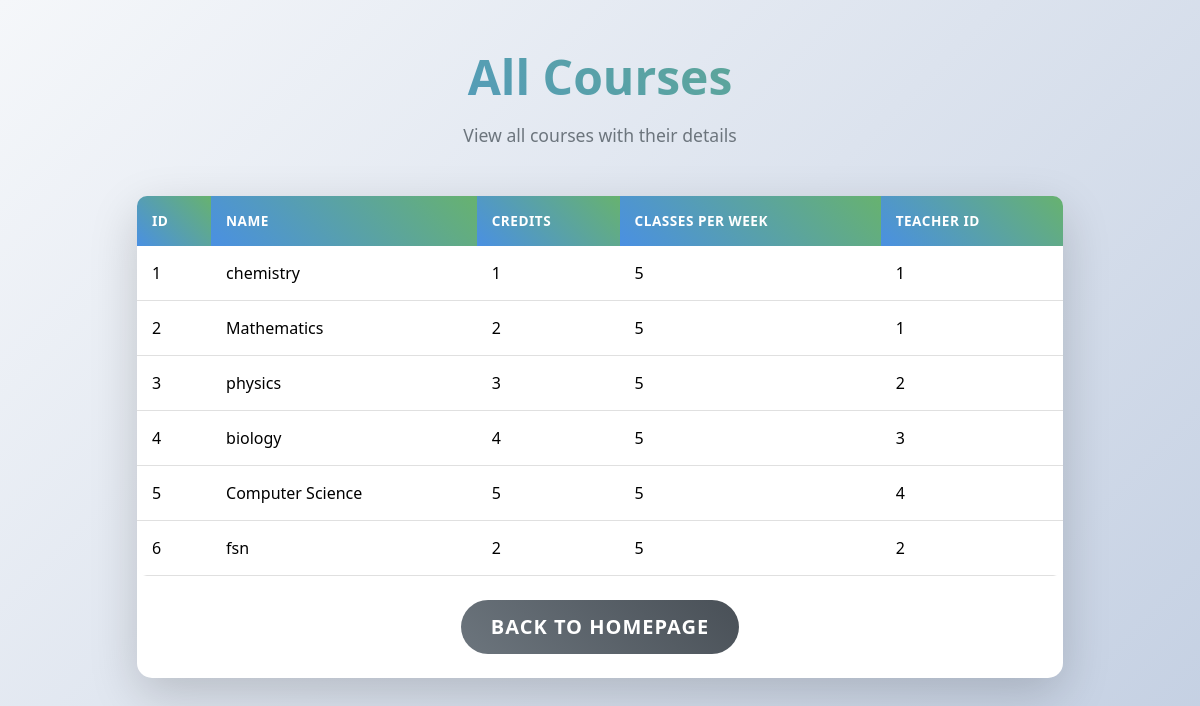
Screenshot of /courses with the database file from the repository.
### tables this page shows
CREATE TABLE courses (
  id INTEGER PRIMARY KEY AUTOINCREMENT,
  name TEXT,
  credits INTEGER,
  classes_per_week INTEGER,
  teacher_id INTEGER,
  FOREIGN KEY (teacher_id) REFERENCES teachers(id)
);

### app.py (the view)
@app.route("/courses", methods=["GET"])
def view_courses():
    query = "SELECT * FROM courses"
    connection = get_database()
    cursor = connection.cursor()
    cursor.execute(query)
    courses = cursor.fetchall()
    return render_template("view_courses.html", courses=courses)

### database.py (called while the page is built)
def connect_to_database():
    sql = sqlite3.connect("timetable.db")
    sql.row_factory = sqlite3.Row
    return sql

def get_database():
    if not hasattr(g, "timetable_db"):
        g.timetable_db = connect_to_database()
    return g.timetable_db

def close_database(e=None):
    db = g.pop("timetable_db", None)
    if db is not None:
        db.close()

### templates/view_courses.html (shortened to what this page needs)
<!DOCTYPE html>
<html lang="en">
  <head>
    <link
      href="https://cdn.jsdelivr.net/npm/bootstrap@5.3.3/dist/css/bootstrap.min.css"
      rel="stylesheet"
    />
  </head>
  <body>
    <div class="container py-5">
      <div class="text-center mb-5">
        <h1 class="display-5 fw-bold">All Courses</h1>
        <p class="lead">View all courses with their details</p>
      </div>
      <div class="row justify-content-center">
        <div class="col-md-10">
          <div class="card shadow-lg">
            <div class="card-body p-0">
              <div class="table-responsive">
                <table class="table">
                  <thead>
                    <tr>
                      <th>ID</th>
                      <th>Name</th>
                      <th>Credits</th>
                      <th>Classes Per Week</th>
                      <th>Teacher ID</th>
                    </tr>
                  </thead>
                  <tbody>
                    {% for course in courses %}
                    <tr>
                      <td>{{ course[0] }}</td>
                      <td>{{ course[1] }}</td>
                      <td>{{ course[2] }}</td>
                      <td>{{ course[3] }}</td>
                      <td>{{ course[4] }}</td>
                    </tr>
                    {% endfor %}
                  </tbody>
                </table>
              </div>
              <div class="text-center p-4">
                <a href="/" class="btn btn-secondary btn-lg">
                  Back to Homepage
                </a>
              </div>
            </div>
          </div>
        </div>
      </div>
    </div>
  </body>
</html>

### templates/view_courses.html (style rules this page uses)
body { background: linear-gradient(135deg, #f5f7fa 0%, #c3cfe2 100%); min-height: 100vh; }
.card { border: none; border-radius: 15px; transition: transform 0.3s ease-in-out, box-shadow 0.3s ease-in-out; }
.display-5 { background: linear-gradient(45deg, #4a90e2, #67b26f); -webkit-background-clip: text; background-clip: text; color: transparent; margin-bottom: 1rem; }
.lead { color: #6c757d; font-size: 1.1rem; }
.table { border-radius: 10px; overflow: hidden; margin-bottom: 0; }
.table thead th { background: linear-gradient(45deg, #4a90e2, #67b26f); color: white; font-weight: 600; text-transform: uppercase; font-size: 0.85rem; letter-spacing: 0.5px; border: none; padding: 15px; }
.table tbody tr:nth-child(even) { background-color: rgba(0,0,0,0.02); }
.table td { padding: 15px; border: none; border-bottom: 1px solid #e0e0e0; vertical-align: middle; }
.btn-secondary { padding: 12px 30px; border-radius: 30px; font-weight: 600; text-transform: uppercase; letter-spacing: 1px; background: linear-gradient(45deg, #6c757d, #495057); border: none; transition: all 0.3s ease; }
.container { animation: fadeIn 0.6s ease-out; }

### rows the page displays
courses: id "1", name "chemistry", credits "1", classes_per_week "5", teacher "1"
courses: id "2", name "Mathematics", credits "2", classes_per_week "5", teacher "1"
courses: id "3", name "physics", credits "3", classes_per_week "5", teacher "2"
courses: id "4", name "biology", credits "4", classes_per_week "5", teacher "3"
courses: id "5", name "Computer Science", credits "5", classes_per_week "5", teacher "4"
courses: id "6", name "fsn", credits "2", classes_per_week "5", teacher "2"
